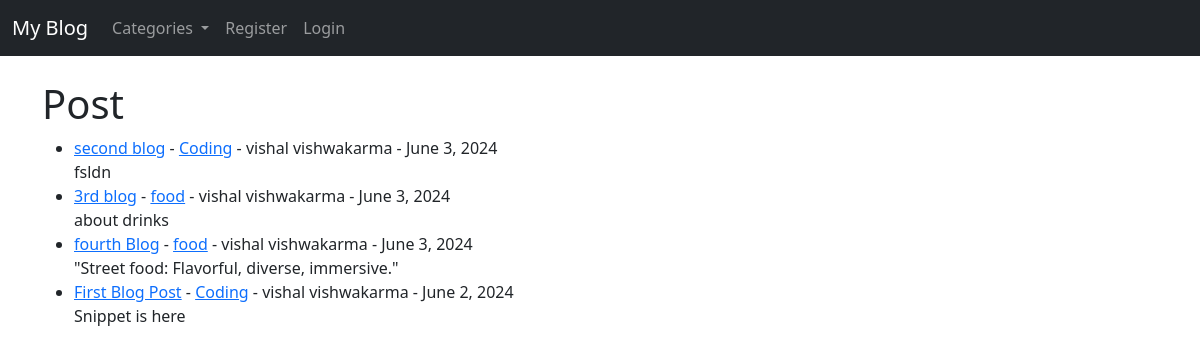
The page / on the database its author committed.
### blog/models.py (models this page shows, shortened)
class Post(models.Model):
    title = models.CharField(max_length=255)
    header_image = models.ImageField(null=True, blank=True, upload_to="images/")
    title_tag = models.CharField(max_length=255)
    author = models.ForeignKey(User, on_delete=models.CASCADE)
    body = RichTextField(blank=True, null=True)
    post_date = models.DateField(auto_now_add=True)
    category = models.CharField(max_length=255, default='coding')
    snippet = models.CharField(max_length=255)
    likes = models.ManyToManyField(User, related_name='blog_posts')

### blog/views.py (the view)
# urls.py: path('', HomeView.as_view(), name="home"),
class HomeView(ListView):
    model = Post
    template_name = 'home.html'
    ordering = ['-post_date']
    def get_context_data(self, *args, **kwargs):
        cat_menu = Category.objects.all()
        context = super(HomeView, self).get_context_data(*args, **kwargs)
        context["cat_menu"] = cat_menu
        return context

### blog/models.py (called while the page is built)
    def __str__(self):
        return self.name

### blog/templates/home.html (shortened to what this page needs)
{% extends 'base.html' %}
{% block content %}
<h1>Post</h1>
<ul>
{% for post in object_list %}
    <li><a href="{% url 'article-detail' post.pk %}">{{ post.title }}</a>
        - <a href="{% url 'category' post.category|slugify %}">{{ post.category }}</a>
        - {{ post.author.first_name }}
        {{ post.author.last_name }}
        - {{ post.post_date }}  <br/>
        {{ post.snippet }}</li>
{% endfor %}
</ul>
{% endblock %}

### rows shown on the page
Post: title "second blog", category "Coding", author.first_name "vishal", author.last_name "vishwakarma", post_date "June 3, 2024", snippet "fsldn"
Post: title "3rd blog", category "food", author.first_name "vishal", author.last_name "vishwakarma", post_date "June 3, 2024", snippet "about drinks"
Post: title "fourth Blog", category "food", author.first_name "vishal", author.last_name "vishwakarma", post_date "June 3, 2024", snippet "\"Street food: Flavorful, diverse, immersive.\""
Post: title "First Blog Post", category "Coding", author.first_name "vishal", author.last_name "vishwakarma", post_date "June 2, 2024", snippet "Snippet is here"
